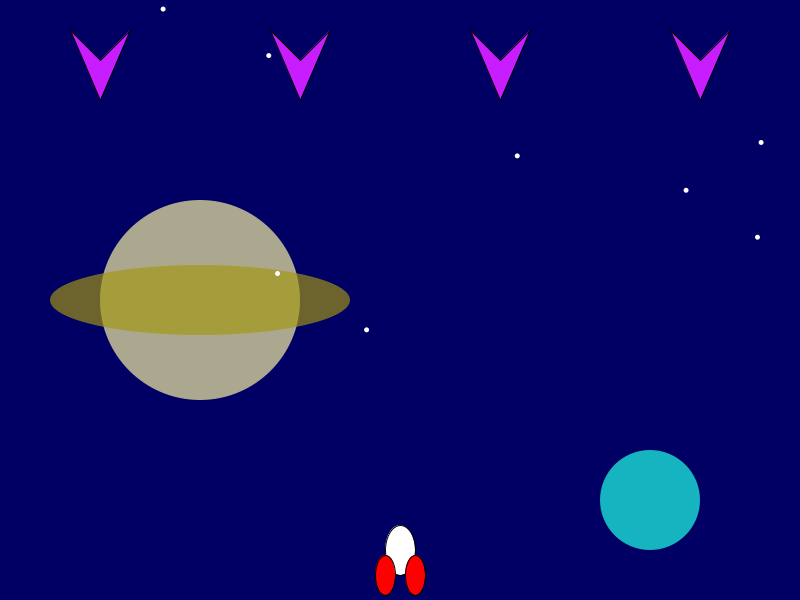
Frame 1 (no input)
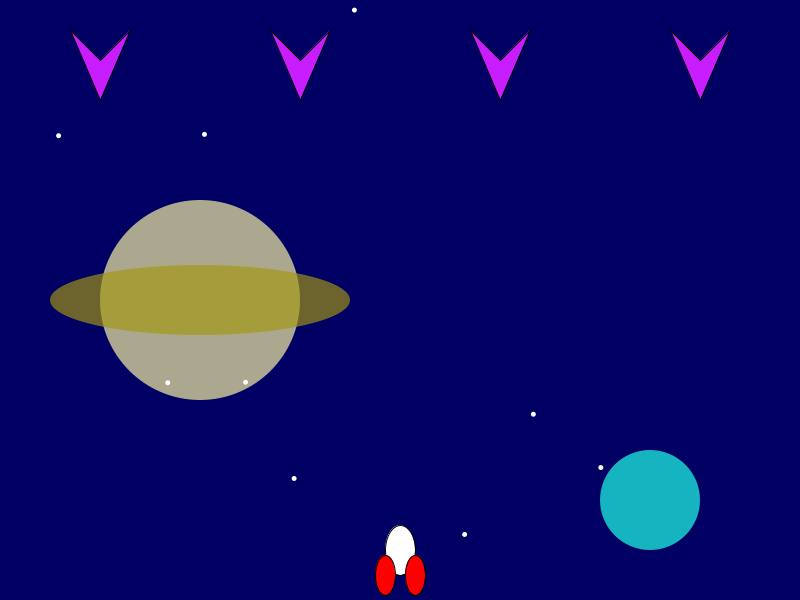
Frame 60 (the mouse pressed at the canvas centre just before this capture)
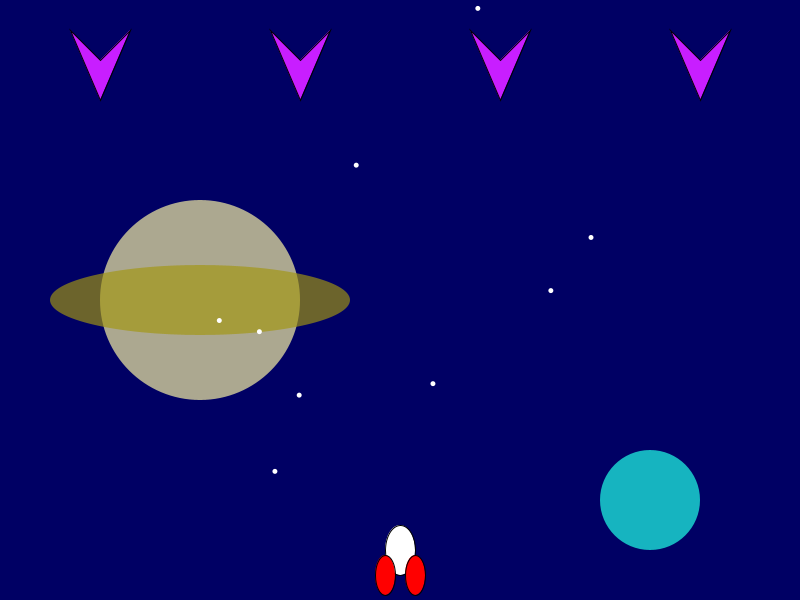
Frame 120 (the mouse held since frame 60 and released just before this capture)

The Processing sketch that drew these frames (run headless with seeded random() and noise(); from frame 60 on, the mouse is pressed at the canvas centre):

// Processing sketch: Nave_espacial
// ── Nave_espacial.pde
//declaracion de variables
//nave y disparos
int posX;
int posY;
int posX2;
int posY2;
int posX3;
int posY3;
int posY4;
int fondo;
int enem1;
int enem2;
int enem3;
int enem4;

void setup(){
  // Margenes del juego y posicion inicial
  size(800,600);
  fondo = color(0,0,100);
  println("Move: <-a d->");
  println("Shoot: Click");
  
  posX = 400;
  posY = 550;
  posX2 = posX + 15;
  posY2 = posY + 25;
  posX3 = posX - 15;
  posY3 = posY + 25;
  posY4 = posY - 25;
  
  //enemigos
  enem1 = 0;
  enem2 = 0;
  enem3 = 0;
  enem4 = 0;
    
}

void draw(){  
  
  // Pantalla inicial 
  background(fondo);
  
   //planetas
  noStroke();
  fill(219,214,155,200);
  ellipse(200,300,200,200);
  fill(162,150,16, 170);
  ellipse(200,300,300,70);
  
  fill(28,229,217,200);
  ellipse(650,500, 100,100);
  
  // Estrellas
  fill(255);
  ellipse(random(800),random(600),5,5);
  ellipse(random(800),random(600),5,5);
  ellipse(random(800),random(600),5,5);
  ellipse(random(800),random(600),5,5);
  ellipse(random(800),random(600),5,5);
  ellipse(random(800),random(600),5,5);
  ellipse(random(800),random(600),5,5);
  ellipse(random(800),random(600),5,5);
  ellipse(random(800),random(600),5,5);
  
  // nave abajo en el centro
  stroke(0);
  strokeWeight(1);
  fill(255);
  ellipse(posX,posY, 30,50);
  fill(255,0,0);
  ellipse(posX2,posY2, 20,40);
  ellipse(posX3,posY3, 20,40);
  
  //si la nave toca los bordes, aparece al otro lado
    if(posX > width){
    posX = 1;
    posX2 = posX + 15;
    posX3 = posX - 15;
  }
   if(posX < 0){
    posX = 799;
    posX2 = posX + 15;
    posX3 = posX - 15;
  }
        
   //enemigos
  fill(200,30,255);
  quad(100,100, 70,30, 100,60, 130,30);
  quad(300,100, 270,30, 300,60, 330,30);
  quad(500,100, 470,30, 500,60, 530,30);
  quad(700,100, 670,30, 700,60, 730,30);
  
  //Hacer desaparecer enemigos junto a los if de la linea 142 a 158
  if(enem1 > 0){
    stroke(fondo);
    fill(fondo);
    rect(50,20, 100,100);
  }
   if(enem2 > 0){
    stroke(fondo);
    fill(fondo);
    rect(250,20, 100,100);
  }
   if(enem3 > 0){
    stroke(fondo);
    fill(fondo);
    rect(450,20, 100,100);
  }
   if(enem4 > 0){
    stroke(fondo);
    fill(fondo);
    rect(650,20, 100,100);
  }
  
  // Ganar al eliminar a todos los enemigos
  if(enem1 > 0 && enem2 > 0 && enem3 > 0 && enem4 > 0){
    background(random(255),random(255),random(255));
  } 
}

void keyPressed() {
  // mover la nave
  if(key == 'a' || key == 'A'){
    posX-=10;
    posX2-=10;
    posX3-=10;
  }
  if(key == 'd' || key == 'D'){
    posX+=10;
    posX2+=10;
    posX3+=10;
  }  
}

void mouseClicked(){
  //disparar rayo laser
  strokeWeight(2);
  stroke(255,255,0);
  line(posX,posY4, posX,0);
  
  // Hacer desaparecer enemigos junto a los if de la linea 94 a 113
  if(posX < 130 && posX > 70){
    enem1+=1;
    println("BOOM");
  }
   if(posX < 330 && posX > 270){
    enem2+=1;
    println("BOOM");
  }
   if(posX < 530 && posX > 470){
    enem3+=1;
    println("BOOM");
  }
   if(posX < 730 && posX > 670){
    enem4+=1;
    println("BOOM");
  }
  
   //Texto al ganar el juego
  if(enem1 > 0 && enem2 > 0 && enem3 > 0 && enem4 > 0){
    println("¡FELICIDADES!, Juego Terminado");
  } 
}
